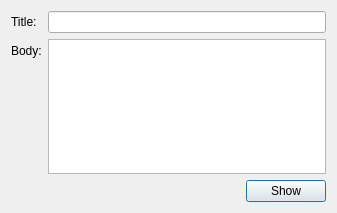
<?xml version="1.0" encoding="UTF-8"?>
<ui version="4.0">
 <class>MessageBoxDialog</class>
 <widget class="QDialog" name="MessageBoxDialog">
  <property name="geometry">
   <rect>
    <x>0</x>
    <y>0</y>
    <width>337</width>
    <height>213</height>
   </rect>
  </property>
  <property name="windowTitle">
   <string>Show messagebox</string>
  </property>
  <layout class="QVBoxLayout" name="verticalLayout">
   <item>
    <layout class="QFormLayout" name="formLayout">
     <item row="0" column="0">
      <widget class="QLabel" name="label">
       <property name="text">
        <string>Title:</string>
       </property>
      </widget>
     </item>
     <item row="0" column="1">
      <widget class="QLineEdit" name="lineEditTitle"/>
     </item>
     <item row="1" column="0">
      <widget class="QLabel" name="label_2">
       <property name="text">
        <string>Body:</string>
       </property>
      </widget>
     </item>
     <item row="1" column="1">
      <widget class="QTextEdit" name="textEditBody"/>
     </item>
    </layout>
   </item>
   <item>
    <layout class="QHBoxLayout" name="horizontalLayout">
     <item>
      <spacer name="horizontalSpacer">
       <property name="orientation">
        <enum>Qt::Horizontal</enum>
       </property>
       <property name="sizeHint" stdset="0">
        <size>
         <width>40</width>
         <height>20</height>
        </size>
       </property>
      </spacer>
     </item>
     <item>
      <widget class="QPushButton" name="pushButton">
       <property name="text">
        <string>Show</string>
       </property>
      </widget>
     </item>
    </layout>
   </item>
  </layout>
 </widget>
 <resources/>
 <connections/>
</ui>
